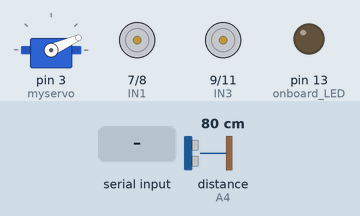
This sketch was run on a simulated Arduino Uno, built with avr-gcc and run on an emulated ATmega328P. Parts: servo, motor-driver pin pairs drawn as motors (green arrow = first pin HIGH = forward, orange = second pin HIGH = backward, longer = more drive, scaled by the enable pin), output pins drawn as LEDs (lit = HIGH). Wiring (inferred from the names in the program): ultrasonic range finder: trigger A5; echo A4. The test bench sets the inputs (shaded band); at power-on: distance to the obstacle (sensor on A4) 80 cm. The echo pulse lasts 58.3 µs per cm; random numbers use the default seed unless the sketch sets one; pins used as bus, display or sensor lines are not drawn; what the sketch prints to the serial monitor is not drawn.

Above: at 1.5 s.
1.6 s: "s" received over Serial
At 5.1 s:
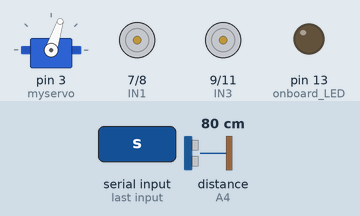
5.5 s: "d" received over Serial
At 9.3 s:
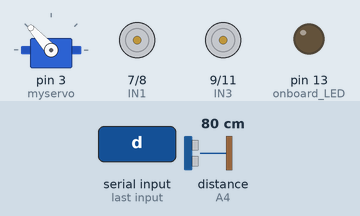
9.4 s: "e" received over Serial
At 23.6 s:
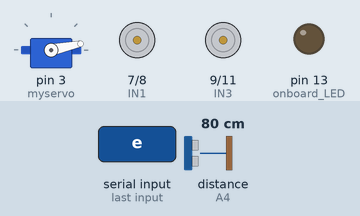
Timing chart, 0 to 26.0 s (numbered marks = the images above; inputs shaded):
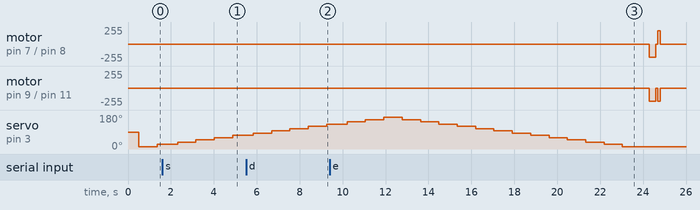

Measured:
- by itself, servo on pin 3 (myservo): rises from 132° to 168° in 1.7 s, then falls to 12° in 11.1 s

The sketch:

smartcar-RL02BLE_v06.ino
```cpp
// Projekt Reinforcement Learning - Januar/Februar 2019
// Max und Helmut

#include <Servo.h>  //servo library
#include <EEPROM.h>

Servo myservo;      // create servo object to control servo

char getstr; // for BLE
int Echo = A4;
int Trig = A5;
float alpha_opt, distance, distance_t0;

// 5 Zuataende (Zeilen), 6 Aktionen (Spalten)
float pol_mat [5][6] {
  1.,1.,1.,1.,1.,1.,
  1.,1.,1.,1.,1.,1.,
  1.,1.,1.,1.,1.,1.,
  1.,1.,1.,1.,1.,1.,
  1.,1.,1.,1.,1.,1.
};
int epsilon [5]= {100,100,100,100,100};  // Anfangsbelegung je Zustand

boolean go_sleep=false;
boolean dump_mat=false;
boolean dump_eps=false;
boolean write_data=false;

#define ENA 5
#define ENB 6
#define IN1 7
#define IN2 8
#define IN3 9
#define IN4 11
#define carSpeed 150

void forward(){
  analogWrite(ENA, carSpeed);
  analogWrite(ENB, carSpeed);
  digitalWrite(IN1, HIGH);
  digitalWrite(IN2, LOW);
  digitalWrite(IN3, LOW);
  digitalWrite(IN4, HIGH);
}

void back() {
  analogWrite(ENA, carSpeed);
  analogWrite(ENB, carSpeed);
  digitalWrite(IN1, LOW);
  digitalWrite(IN2, HIGH);
  digitalWrite(IN3, HIGH);
  digitalWrite(IN4, LOW);
}

void left() {
  analogWrite(ENA, 200);
  analogWrite(ENB, 200);
  digitalWrite(IN1, LOW);
  digitalWrite(IN2, HIGH);
  digitalWrite(IN3, LOW);
  digitalWrite(IN4, HIGH);
}

void right() {
  analogWrite(ENA, 195);  //Damit links und rechtsdrehung übereinstimmen
  analogWrite(ENB, 195);
  digitalWrite(IN1, HIGH);
  digitalWrite(IN2, LOW);
  digitalWrite(IN3, HIGH);
  digitalWrite(IN4, LOW);
}

void stop_Stop() {
  digitalWrite(ENA, LOW);
  digitalWrite(ENB, LOW);
}

//Ultrasonic distance measurement Sub function
int watch() {
  digitalWrite(Trig, LOW);
  delayMicroseconds(2);
  digitalWrite(Trig, HIGH);
  delayMicroseconds(20);
  digitalWrite(Trig, LOW);
  float Fdistance = pulseIn(Echo, HIGH);
  Fdistance= Fdistance / 58;
  return (int)Fdistance;
}

void watchsurrounding(){
float x1, alpha, alpha_opt1, distance1 , alpha_opt2, distance2;

  //Searches for shortest distance to wall and respective alpha_opt to wall
  //Two sweeps left-to-right and right-to-left, then average of both
  //Most stable result so far

  distance1=10000.0;
  for (int i1 = 1;i1<=14; i1 ++) {
    check_BLE();
    alpha = i1*12;
    myservo.write(alpha);
    delay(850);
    x1 = watch();
    if (x1<distance1) {
      distance1 = x1;
      alpha_opt1=alpha;
     }
 }
  distance2=10000.0;
  for (int i1 = 1;i1<=13; i1 ++) {
    check_BLE();
    alpha=168.0 - i1*12;
    myservo.write(alpha);
    delay(850);
    x1 = watch();
    if (x1<distance2) {
      distance2 = x1;
      alpha_opt2=alpha;
     }
  }
  distance = (distance1 + distance2 )/2.0;
  alpha_opt = (alpha_opt1 + alpha_opt2 )/2.0;
  Serial.print("A / D: " + String (alpha_opt,1) + " " + String (distance,1));
  delay(100);
}

void actionSpace(int as1) {
// Defines possibel actions of vehicle

  switch (as1) {
  case 0:     // stark nach links
    left();
    Serial.println("A: Left");
    delay(300);
    break;
  case 1:     // stark nach rechts
    right();
    Serial.println("A: Right");
    delay(300);
    break;
  case 2:    // leicht nach links
    left();
    Serial.println("A: Slight Left");
    delay(150);
    break;
  case 3:     //leicht nach rechts
    right();
    Serial.println("A: Slight Right");
    delay(150);
    break;
  case 4:    // Geradeaus
    Serial.println("A: Forward");
//    forward();  //10.2.19: Forward soll stärkeren Effekt haben
    delay(100);
    break;
  case 5:    // Rückwärts
    back();
    Serial.println("A: Back");
    delay(400);
    break;
  }
  stop_Stop();
  delay(100);
  forward();
  delay(100);
  stop_Stop();
  delay(500);
}

void policy() {

// Either random action or determistic best action for respecitve state
// State defined as alpha_opt to wall
  int s_t, a_t;
  int random_number = random(0,100);  // Random number between 0 and 100

    if (alpha_opt < 30 ) {  //Abfangen, wenn zu weit links
      s_t = 5;
      right();
      delay(300);
      stop_Stop();
      Serial.println("OR: Left ");
      delay(100);
      watchsurrounding();
      distance_t0 = distance;
    }
    else if (alpha_opt > 150) {  //Abfangen, wenn zu weit rechts
      s_t = 5;
      left();
      delay(300);
      stop_Stop();
      Serial.println("OR: Right ");
      delay(100);
      watchsurrounding();
      distance_t0 = distance;
    }
    else {    // ich stehe im Gutbereich
       if(alpha_opt > 80 && alpha_opt < 100 ) {  // Zustand 1
        s_t = 0;
        Serial.println("ST: Straight");
        delay(100);
      }
      else if(alpha_opt >= 100 && alpha_opt <= 120) {  // Zustand 2
         s_t = 1;
        Serial.println("ST: Slight Right");
        delay(100);
      }
      else if(alpha_opt >= 60 && alpha_opt <= 80) {  // Zustand 3
         s_t = 2;
        Serial.println("ST: Slight Left");
        delay(100);
      }
      else if(alpha_opt > 120 && alpha_opt <= 150) {  // Zustand 4
         s_t = 3;
        Serial.println("ST: Right");
        delay(100);
      }
      else if(alpha_opt < 60 && alpha_opt >= 30) {  // Zustand 5
         s_t = 4;
        Serial.println("ST: Left ");
        delay(100);
      }
       if (random_number < epsilon[s_t]) {  // Zufaellige Aktion
        a_t = random(0,6);    //Zufallszahlen 0..5
        epsilon[s_t]= epsilon[s_t]-5; //Epsilon nur bei Random verringern
        Serial.println("Random ");
      }
      else {  // do best known action
        a_t = search_max(s_t);
        Serial.println("Best ");
      }
       delay(100);
       actionSpace(a_t);
       //Reward nur solange, wie Eps > 0
       if (epsilon[s_t] > 0) {
          reward(a_t, s_t);
        }
    }
}

void dump_pol_mat() {
  for (int i = 0; i < 5; i++) {
    for (int j = 0; j < 6; j++) {
      Serial.print(String (pol_mat[i][j], 1 ));
      delay(100);
      }
      Serial.println(" ");
      delay(100);
    }
}

void dump_eps_vec() {
      for (int i=0; i < 5; i++) {
        Serial.println(epsilon[i]);
        delay(100);
      }
      Serial.println(" ");
      delay(100);
 }

void reward(int a_t, int s_t) {
  distance_t0 = distance;
  watchsurrounding();
  float delta = distance_t0 - distance;
  pol_mat[s_t][a_t] = (pol_mat[s_t][a_t] + delta) / 2.0;  // Nur 50% der neuen Info zum Update verwenden
}

int search_max(int s_t) {
  float max_wert = 0.0;
  int a_best = 0;
  for(int i = 0; i < 6; i++) {
    if(pol_mat[s_t][i] > max_wert) {
      max_wert = pol_mat[s_t][i];
      a_best = i;
    }
  }
  return a_best;
}

void write_to_EEPROM() {
  int eeAddress = 0;

   for (int i=0; i < 5; i++) {
        EEPROM.put(eeAddress,epsilon[i]);
        eeAddress += sizeof(int);
   }

   for (int i = 0; i < 5; i++) {
     for (int j = 0; j < 6; j++) {
        EEPROM.put(eeAddress,pol_mat[i][j]);
        eeAddress += sizeof(float);
    }
  }
}

void read_from_EEPROM() {
  int eeAddress = 0;

   for (int i=0; i < 5; i++) {
        EEPROM.get(eeAddress,epsilon[i]);
        eeAddress += sizeof(int);
   }
   for (int i = 0; i < 5; i++) {
     for (int j = 0; j < 6; j++) {
        EEPROM.get(eeAddress,pol_mat[i][j]);
        eeAddress += sizeof(float);
    }
  }
}

void check_BLE() {
 getstr = Serial.read();
  if(getstr == 's'){
        go_sleep=true;
        Serial.print("Sleep!");
        delay(100);
  }
  else if  (getstr == 'd'){
        dump_mat=true;
        Serial.print("Dump Matrix!");
        delay(100);
  }
  else if  (getstr == 'e'){
        dump_eps =true;
        Serial.print("Dump Epsilon!");
        delay(100);
  }
  else if  (getstr == 'p'){
        write_data =true;
        Serial.print("Write to EEPROM");
        delay(100);
  }
}

void setup() {
  myservo.attach(3);  // attach servo on pin 3 to servo object
  randomSeed(analogRead(0));
  Serial.begin(9600);
  pinMode(Echo, INPUT);
  pinMode(Trig, OUTPUT);
  pinMode(IN1, OUTPUT);
  pinMode(IN2, OUTPUT);
  pinMode(IN3, OUTPUT);
  pinMode(IN4, OUTPUT);
  pinMode(ENA, OUTPUT);
  pinMode(ENB, OUTPUT);
  pinMode(13, OUTPUT);  //onboard LED, verwendet in Sleep Funktion
  stop_Stop();
  read_from_EEPROM();
//  write_to_EEPROM();
  delay(500);
  watchsurrounding(); //Anfangsbedingungen bestimmen
  distance_t0 = distance;
  delay(100);
}

void loop() {

  policy();

  if (dump_mat) {
      dump_mat=false;
      dump_pol_mat();
      delay(5000);
  }

  if (dump_eps) {
      dump_eps = false;
      dump_eps_vec();
  }

  if(write_data) {
    write_data=false;
    write_to_EEPROM();
    Serial.print("Data written!");
    delay(100);
   }

  if (go_sleep) {
    delay(200);
    Serial.print("Sleeping!");
    go_sleep=false;
    for(int i = 0; i < 11; i++) {
       digitalWrite(13, HIGH);
       delay(500);
       digitalWrite(13, LOW);
       delay(500);
    }
    Serial.print("Awake!");
    watchsurrounding();
    distance_t0 = distance;
  }

}
```
